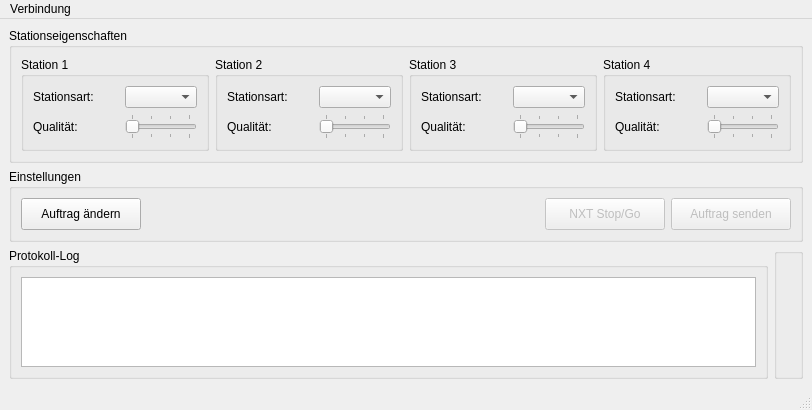
<?xml version="1.0" encoding="UTF-8"?>
<ui version="4.0">
 <class>MainWindow</class>
 <widget class="QMainWindow" name="MainWindow">
  <property name="geometry">
   <rect>
    <x>0</x>
    <y>0</y>
    <width>812</width>
    <height>410</height>
   </rect>
  </property>
  <property name="windowTitle">
   <string>NXT-Steuerung</string>
  </property>
  <property name="windowIcon">
   <iconset resource="ressources.qrc">
    <normaloff>:/icons/nxt.png</normaloff>:/icons/nxt.png</iconset>
  </property>
  <widget class="QWidget" name="centralwidget">
   <layout class="QVBoxLayout" name="verticalLayout">
    <item>
     <widget class="QGroupBox" name="stationSetupGroupBox">
      <property name="statusTip">
       <string>Qualitätsparameter dar Bearbeitungsstationen</string>
      </property>
      <property name="title">
       <string>Stationseigenschaften</string>
      </property>
      <layout class="QHBoxLayout" name="horizontalLayout_2">
       <item>
        <widget class="QGroupBox" name="station1GroupBox">
         <property name="title">
          <string>Station 1</string>
         </property>
         <layout class="QVBoxLayout" name="verticalLayout_4">
          <item>
           <layout class="QGridLayout" name="gridLayout_2">
            <item row="2" column="2">
             <widget class="QSlider" name="station1Quality">
              <property name="minimum">
               <number>1</number>
              </property>
              <property name="maximum">
               <number>4</number>
              </property>
              <property name="pageStep">
               <number>1</number>
              </property>
              <property name="orientation">
               <enum>Qt::Horizontal</enum>
              </property>
              <property name="invertedAppearance">
               <bool>false</bool>
              </property>
              <property name="invertedControls">
               <bool>false</bool>
              </property>
              <property name="tickPosition">
               <enum>QSlider::TicksBothSides</enum>
              </property>
              <property name="tickInterval">
               <number>1</number>
              </property>
             </widget>
            </item>
            <item row="2" column="0">
             <widget class="QLabel" name="label_5">
              <property name="text">
               <string>Qualität:</string>
              </property>
             </widget>
            </item>
            <item row="1" column="2">
             <widget class="QComboBox" name="station1Type"/>
            </item>
            <item row="1" column="0">
             <widget class="QLabel" name="label_6">
              <property name="text">
               <string>Stationsart:</string>
              </property>
             </widget>
            </item>
            <item row="2" column="1">
             <spacer name="horizontalSpacer_5">
              <property name="orientation">
               <enum>Qt::Horizontal</enum>
              </property>
              <property name="sizeHint" stdset="0">
               <size>
                <width>40</width>
                <height>20</height>
               </size>
              </property>
             </spacer>
            </item>
           </layout>
          </item>
         </layout>
        </widget>
       </item>
       <item>
        <widget class="QGroupBox" name="station2GroupBox">
         <property name="title">
          <string>Station 2</string>
         </property>
         <layout class="QVBoxLayout" name="verticalLayout_5">
          <item>
           <layout class="QGridLayout" name="gridLayout_3">
            <item row="2" column="2">
             <widget class="QSlider" name="station2Quality">
              <property name="minimum">
               <number>1</number>
              </property>
              <property name="maximum">
               <number>4</number>
              </property>
              <property name="pageStep">
               <number>1</number>
              </property>
              <property name="orientation">
               <enum>Qt::Horizontal</enum>
              </property>
              <property name="invertedAppearance">
               <bool>false</bool>
              </property>
              <property name="tickPosition">
               <enum>QSlider::TicksBothSides</enum>
              </property>
              <property name="tickInterval">
               <number>1</number>
              </property>
             </widget>
            </item>
            <item row="2" column="0">
             <widget class="QLabel" name="label_8">
              <property name="text">
               <string>Qualität:</string>
              </property>
             </widget>
            </item>
            <item row="1" column="2">
             <widget class="QComboBox" name="station2Type"/>
            </item>
            <item row="1" column="0">
             <widget class="QLabel" name="label_9">
              <property name="text">
               <string>Stationsart:</string>
              </property>
             </widget>
            </item>
            <item row="2" column="1">
             <spacer name="horizontalSpacer_6">
              <property name="orientation">
               <enum>Qt::Horizontal</enum>
              </property>
              <property name="sizeHint" stdset="0">
               <size>
                <width>40</width>
                <height>20</height>
               </size>
              </property>
             </spacer>
            </item>
           </layout>
          </item>
         </layout>
        </widget>
       </item>
       <item>
        <widget class="QGroupBox" name="station3GroupBox">
         <property name="title">
          <string>Station 3</string>
         </property>
         <layout class="QVBoxLayout" name="verticalLayout_6">
          <item>
           <layout class="QGridLayout" name="gridLayout_4">
            <item row="2" column="1">
             <spacer name="horizontalSpacer_7">
              <property name="orientation">
               <enum>Qt::Horizontal</enum>
              </property>
              <property name="sizeHint" stdset="0">
               <size>
                <width>40</width>
                <height>20</height>
               </size>
              </property>
             </spacer>
            </item>
            <item row="2" column="2">
             <widget class="QSlider" name="station3Quality">
              <property name="minimum">
               <number>1</number>
              </property>
              <property name="maximum">
               <number>4</number>
              </property>
              <property name="pageStep">
               <number>1</number>
              </property>
              <property name="orientation">
               <enum>Qt::Horizontal</enum>
              </property>
              <property name="invertedAppearance">
               <bool>false</bool>
              </property>
              <property name="tickPosition">
               <enum>QSlider::TicksBothSides</enum>
              </property>
              <property name="tickInterval">
               <number>1</number>
              </property>
             </widget>
            </item>
            <item row="2" column="0">
             <widget class="QLabel" name="label_11">
              <property name="text">
               <string>Qualität:</string>
              </property>
             </widget>
            </item>
            <item row="1" column="2">
             <widget class="QComboBox" name="station3Type"/>
            </item>
            <item row="1" column="0">
             <widget class="QLabel" name="label_12">
              <property name="text">
               <string>Stationsart:</string>
              </property>
             </widget>
            </item>
           </layout>
          </item>
         </layout>
        </widget>
       </item>
       <item>
        <widget class="QGroupBox" name="station4GroupBox">
         <property name="title">
          <string>Station 4</string>
         </property>
         <layout class="QVBoxLayout" name="verticalLayout_7">
          <item>
           <layout class="QGridLayout" name="gridLayout_5">
            <item row="2" column="1">
             <spacer name="horizontalSpacer_8">
              <property name="orientation">
               <enum>Qt::Horizontal</enum>
              </property>
              <property name="sizeHint" stdset="0">
               <size>
                <width>40</width>
                <height>20</height>
               </size>
              </property>
             </spacer>
            </item>
            <item row="2" column="2">
             <widget class="QSlider" name="station4Quality">
              <property name="minimum">
               <number>1</number>
              </property>
              <property name="maximum">
               <number>4</number>
              </property>
              <property name="pageStep">
               <number>1</number>
              </property>
              <property name="orientation">
               <enum>Qt::Horizontal</enum>
              </property>
              <property name="invertedAppearance">
               <bool>false</bool>
              </property>
              <property name="tickPosition">
               <enum>QSlider::TicksBothSides</enum>
              </property>
              <property name="tickInterval">
               <number>1</number>
              </property>
             </widget>
            </item>
            <item row="2" column="0">
             <widget class="QLabel" name="label_14">
              <property name="text">
               <string>Qualität:</string>
              </property>
             </widget>
            </item>
            <item row="1" column="2">
             <widget class="QComboBox" name="station4Type"/>
            </item>
            <item row="1" column="0">
             <widget class="QLabel" name="label_15">
              <property name="text">
               <string>Stationsart:</string>
              </property>
             </widget>
            </item>
           </layout>
          </item>
         </layout>
        </widget>
       </item>
      </layout>
     </widget>
    </item>
    <item>
     <layout class="QHBoxLayout" name="horizontalLayout_5">
      <item>
       <widget class="QGroupBox" name="setupGroupBox">
        <property name="title">
         <string>Einstellungen</string>
        </property>
        <property name="alignment">
         <set>Qt::AlignLeading|Qt::AlignLeft|Qt::AlignTop</set>
        </property>
        <layout class="QVBoxLayout" name="verticalLayout_3">
         <item>
          <layout class="QHBoxLayout" name="horizontalLayout_6">
           <item>
            <widget class="QPushButton" name="taskSetupButton">
             <property name="minimumSize">
              <size>
               <width>120</width>
               <height>32</height>
              </size>
             </property>
             <property name="statusTip">
              <string>Schritte zum Auftrag hinzufügen/entfernen</string>
             </property>
             <property name="text">
              <string>Auftrag ändern</string>
             </property>
            </widget>
           </item>
           <item>
            <spacer name="horizontalSpacer_2">
             <property name="orientation">
              <enum>Qt::Horizontal</enum>
             </property>
             <property name="sizeHint" stdset="0">
              <size>
               <width>40</width>
               <height>20</height>
              </size>
             </property>
            </spacer>
           </item>
           <item>
            <spacer name="horizontalSpacer">
             <property name="orientation">
              <enum>Qt::Horizontal</enum>
             </property>
             <property name="sizeHint" stdset="0">
              <size>
               <width>40</width>
               <height>20</height>
              </size>
             </property>
            </spacer>
           </item>
           <item>
            <widget class="QPushButton" name="nxtStopButton">
             <property name="enabled">
              <bool>false</bool>
             </property>
             <property name="minimumSize">
              <size>
               <width>120</width>
               <height>32</height>
              </size>
             </property>
             <property name="maximumSize">
              <size>
               <width>100</width>
               <height>16777215</height>
              </size>
             </property>
             <property name="statusTip">
              <string>Stopp Signal an das Fahrzeug senden</string>
             </property>
             <property name="text">
              <string>NXT Stop/Go</string>
             </property>
             <property name="icon">
              <iconset resource="ressources.qrc">
               <normaloff>:/icons/nxt.png</normaloff>:/icons/nxt.png</iconset>
             </property>
             <property name="checkable">
              <bool>true</bool>
             </property>
            </widget>
           </item>
           <item>
            <widget class="QPushButton" name="sendTaskButton">
             <property name="enabled">
              <bool>false</bool>
             </property>
             <property name="minimumSize">
              <size>
               <width>120</width>
               <height>32</height>
              </size>
             </property>
             <property name="statusTip">
              <string>den spezifizierten Auftrag an das Fahrzeug senden</string>
             </property>
             <property name="text">
              <string>Auftrag senden</string>
             </property>
            </widget>
           </item>
          </layout>
         </item>
        </layout>
       </widget>
      </item>
     </layout>
    </item>
    <item>
     <layout class="QHBoxLayout" name="horizontalLayout_3">
      <item>
       <widget class="QGroupBox" name="protocolLogGroupBox">
        <property name="title">
         <string>Protokoll-Log</string>
        </property>
        <layout class="QVBoxLayout" name="verticalLayout_2">
         <item>
          <widget class="LoggerWidget" name="log">
           <property name="sizePolicy">
            <sizepolicy hsizetype="Expanding" vsizetype="Expanding">
             <horstretch>2</horstretch>
             <verstretch>0</verstretch>
            </sizepolicy>
           </property>
           <property name="statusTip">
            <string>Kommunikations-Log</string>
           </property>
          </widget>
         </item>
        </layout>
       </widget>
      </item>
      <item>
       <widget class="QGroupBox" name="trackViewGroupBox">
        <property name="enabled">
         <bool>true</bool>
        </property>
        <property name="title">
         <string/>
        </property>
        <layout class="QHBoxLayout" name="horizontalLayout_4" stretch="0">
         <item>
          <widget class="TaskStateWidget" name="stateWidget" native="true">
           <property name="statusTip">
            <string>Visualisierung des Fahrzeugstatus</string>
           </property>
          </widget>
         </item>
        </layout>
       </widget>
      </item>
     </layout>
    </item>
   </layout>
  </widget>
  <widget class="QStatusBar" name="statusbar"/>
  <widget class="QMenuBar" name="menuBar">
   <property name="geometry">
    <rect>
     <x>0</x>
     <y>0</y>
     <width>812</width>
     <height>21</height>
    </rect>
   </property>
   <widget class="QMenu" name="menuVerbindung">
    <property name="title">
     <string>Verbindung</string>
    </property>
    <addaction name="actionVerbindung_aufbauen"/>
    <addaction name="actionVerbindung_trennen"/>
   </widget>
   <addaction name="menuVerbindung"/>
  </widget>
  <action name="actionVerbindung_aufbauen">
   <property name="text">
    <string>Verbindung aufbauen</string>
   </property>
  </action>
  <action name="actionVerbindung_trennen">
   <property name="enabled">
    <bool>false</bool>
   </property>
   <property name="text">
    <string>Verbindung trennen</string>
   </property>
  </action>
 </widget>
 <customwidgets>
  <customwidget>
   <class>LoggerWidget</class>
   <extends>QTextEdit</extends>
   <header>loggerwidget.h</header>
  </customwidget>
  <customwidget>
   <class>TaskStateWidget</class>
   <extends>QWidget</extends>
   <header>taskstatewidget.h</header>
   <container>1</container>
  </customwidget>
 </customwidgets>
 <resources>
  <include location="ressources.qrc"/>
 </resources>
 <connections>
  <connection>
   <sender>taskSetupButton</sender>
   <signal>clicked()</signal>
   <receiver>MainWindow</receiver>
   <slot>runTaskSetup()</slot>
   <hints>
    <hint type="sourcelabel">
     <x>122</x>
     <y>238</y>
    </hint>
    <hint type="destinationlabel">
     <x>580</x>
     <y>0</y>
    </hint>
   </hints>
  </connection>
  <connection>
   <sender>actionVerbindung_aufbauen</sender>
   <signal>triggered()</signal>
   <receiver>MainWindow</receiver>
   <slot>runBtSetup()</slot>
   <hints>
    <hint type="sourcelabel">
     <x>-1</x>
     <y>-1</y>
    </hint>
    <hint type="destinationlabel">
     <x>414</x>
     <y>376</y>
    </hint>
   </hints>
  </connection>
  <connection>
   <sender>actionVerbindung_trennen</sender>
   <signal>triggered()</signal>
   <receiver>MainWindow</receiver>
   <slot>closeBtConnection()</slot>
   <hints>
    <hint type="sourcelabel">
     <x>-1</x>
     <y>-1</y>
    </hint>
    <hint type="destinationlabel">
     <x>414</x>
     <y>376</y>
    </hint>
   </hints>
  </connection>
  <connection>
   <sender>sendTaskButton</sender>
   <signal>clicked()</signal>
   <receiver>MainWindow</receiver>
   <slot>startTask()</slot>
   <hints>
    <hint type="sourcelabel">
     <x>735</x>
     <y>222</y>
    </hint>
    <hint type="destinationlabel">
     <x>802</x>
     <y>174</y>
    </hint>
   </hints>
  </connection>
 </connections>
 <slots>
  <slot>setStartStopButtonText(bool)</slot>
  <slot>runTaskSetup()</slot>
  <slot>runBtSetup()</slot>
  <slot>startBtComm()</slot>
  <slot>closeBtConnection()</slot>
  <slot>startTask()</slot>
 </slots>
</ui>
